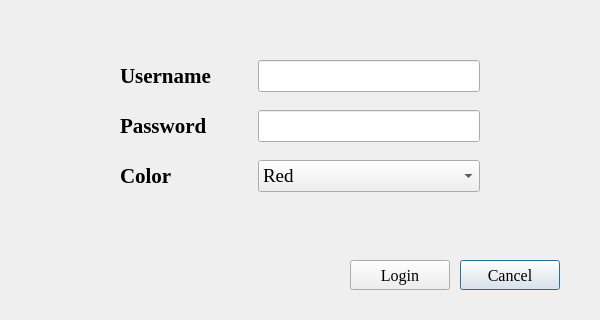
<?xml version="1.0" encoding="UTF-8"?>
<ui version="4.0">
 <class>login_dialog</class>
 <widget class="QDialog" name="login_dialog">
  <property name="geometry">
   <rect>
    <x>0</x>
    <y>0</y>
    <width>600</width>
    <height>320</height>
   </rect>
  </property>
  <property name="windowTitle">
   <string>Login</string>
  </property>
  <widget class="QPushButton" name="cancel_btn">
   <property name="geometry">
    <rect>
     <x>460</x>
     <y>260</y>
     <width>100</width>
     <height>30</height>
    </rect>
   </property>
   <property name="font">
    <font>
     <family>Times New Roman</family>
     <pointsize>12</pointsize>
    </font>
   </property>
   <property name="text">
    <string>Cancel</string>
   </property>
  </widget>
  <widget class="QLabel" name="color_label">
   <property name="geometry">
    <rect>
     <x>120</x>
     <y>160</y>
     <width>68</width>
     <height>31</height>
    </rect>
   </property>
   <property name="font">
    <font>
     <family>Times New Roman</family>
     <pointsize>16</pointsize>
     <weight>75</weight>
     <bold>true</bold>
    </font>
   </property>
   <property name="styleSheet">
    <string notr="true">border-color: rgba(255, 255, 255, 0);
background-color: rgba(255, 255, 255, 0);</string>
   </property>
   <property name="text">
    <string>Color</string>
   </property>
  </widget>
  <widget class="QLineEdit" name="username_line_edit">
   <property name="geometry">
    <rect>
     <x>258</x>
     <y>60</y>
     <width>222</width>
     <height>32</height>
    </rect>
   </property>
   <property name="font">
    <font>
     <family>Times New Roman</family>
     <pointsize>14</pointsize>
    </font>
   </property>
   <property name="text">
    <string/>
   </property>
  </widget>
  <widget class="QLineEdit" name="password_line_edit">
   <property name="geometry">
    <rect>
     <x>258</x>
     <y>110</y>
     <width>222</width>
     <height>32</height>
    </rect>
   </property>
   <property name="font">
    <font>
     <family>Times New Roman</family>
     <pointsize>14</pointsize>
    </font>
   </property>
   <property name="echoMode">
    <enum>QLineEdit::Password</enum>
   </property>
  </widget>
  <widget class="QPushButton" name="login_btn">
   <property name="geometry">
    <rect>
     <x>350</x>
     <y>260</y>
     <width>100</width>
     <height>30</height>
    </rect>
   </property>
   <property name="font">
    <font>
     <family>Times New Roman</family>
     <pointsize>12</pointsize>
    </font>
   </property>
   <property name="text">
    <string>Login</string>
   </property>
  </widget>
  <widget class="QLabel" name="username_label">
   <property name="geometry">
    <rect>
     <x>120</x>
     <y>60</y>
     <width>118</width>
     <height>31</height>
    </rect>
   </property>
   <property name="font">
    <font>
     <family>Times New Roman</family>
     <pointsize>16</pointsize>
     <weight>75</weight>
     <bold>true</bold>
    </font>
   </property>
   <property name="styleSheet">
    <string notr="true">border-color: rgba(255, 255, 255, 0);
background-color: rgba(255, 255, 255, 0);</string>
   </property>
   <property name="text">
    <string>Username</string>
   </property>
  </widget>
  <widget class="QComboBox" name="color_combo_box">
   <property name="geometry">
    <rect>
     <x>258</x>
     <y>160</y>
     <width>222</width>
     <height>32</height>
    </rect>
   </property>
   <property name="font">
    <font>
     <family>Times New Roman</family>
     <pointsize>14</pointsize>
    </font>
   </property>
   <item>
    <property name="text">
     <string>Red</string>
    </property>
    <property name="icon">
     <iconset>
      <normalon>../ressource/game_piece_red.png</normalon>
     </iconset>
    </property>
   </item>
   <item>
    <property name="text">
     <string>Blue</string>
    </property>
    <property name="icon">
     <iconset>
      <normaloff>../ressource/game_piece_blue.png</normaloff>../ressource/game_piece_blue.png</iconset>
    </property>
   </item>
   <item>
    <property name="text">
     <string>Green</string>
    </property>
    <property name="icon">
     <iconset>
      <normaloff>../ressource/game_piece_green.png</normaloff>../ressource/game_piece_green.png</iconset>
    </property>
   </item>
   <item>
    <property name="text">
     <string>Yellow</string>
    </property>
    <property name="icon">
     <iconset>
      <normaloff>../ressource/game_piece_yellow.png</normaloff>../ressource/game_piece_yellow.png</iconset>
    </property>
   </item>
  </widget>
  <widget class="QLabel" name="password_label">
   <property name="geometry">
    <rect>
     <x>120</x>
     <y>110</y>
     <width>113</width>
     <height>31</height>
    </rect>
   </property>
   <property name="font">
    <font>
     <family>Times New Roman</family>
     <pointsize>16</pointsize>
     <weight>75</weight>
     <bold>true</bold>
    </font>
   </property>
   <property name="styleSheet">
    <string notr="true">border-color: rgba(255, 255, 255, 0);
background-color: rgba(255, 255, 255, 0);</string>
   </property>
   <property name="text">
    <string>Password</string>
   </property>
  </widget>
 </widget>
 <resources/>
 <connections/>
</ui>
